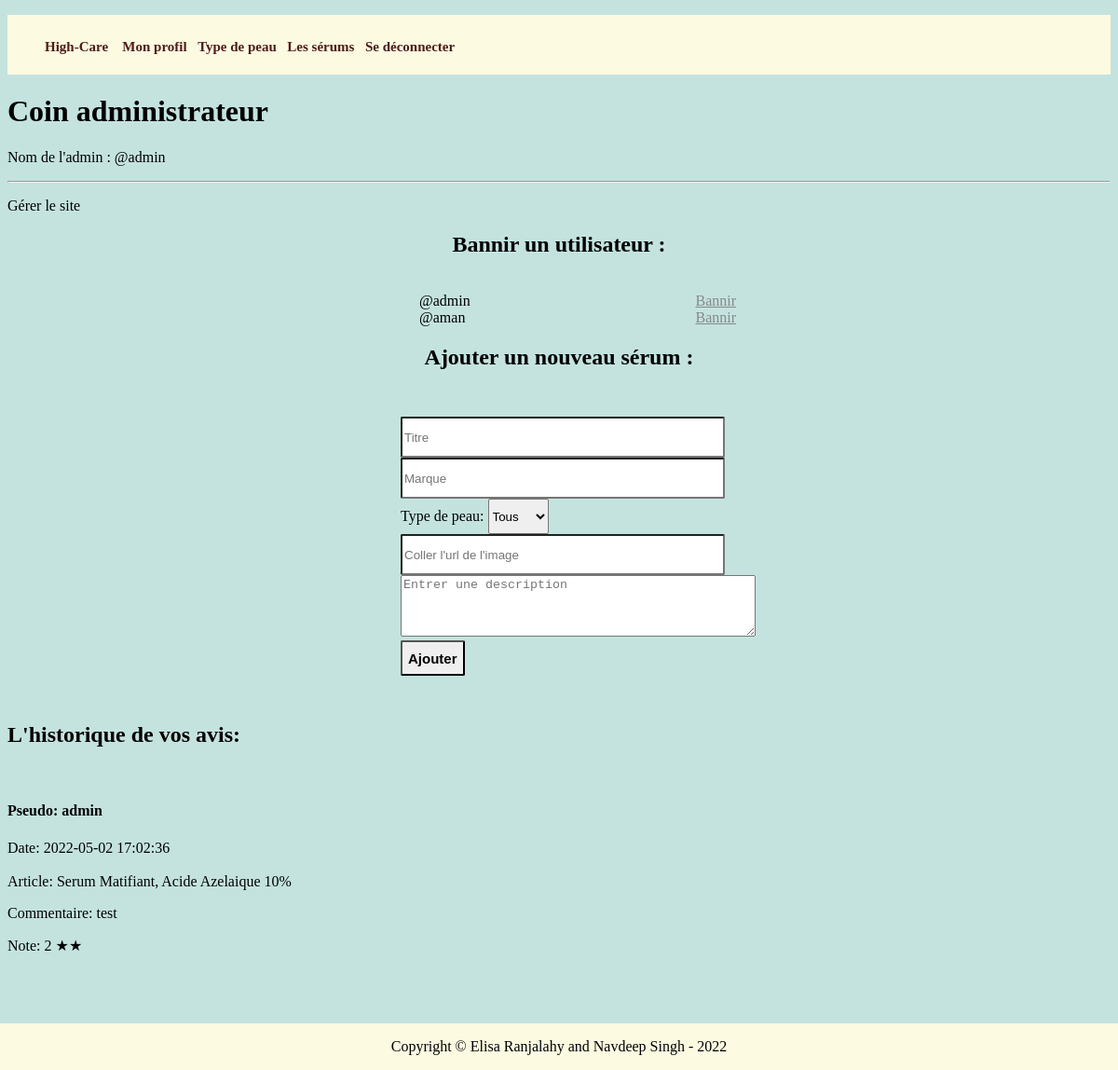
The page /page_admin.php (signed in) on the database its author committed.
### tables this page shows
CREATE TABLE `utilisateurs` (
  `id` int(11) NOT NULL,
  `pseudo` varchar(100) NOT NULL,
  `email` varchar(100) NOT NULL,
  `password` text NOT NULL,
  `ip` varchar(20) NOT NULL,
  `date_inscription` datetime NOT NULL DEFAULT current_timestamp(),
  `admin` int(11) NOT NULL DEFAULT 0
);

CREATE TABLE `avis` (
  `id` int(11) NOT NULL,
  `articleId` int(11) NOT NULL,
  `utilisateurId` int(11) NOT NULL,
  `comment` text NOT NULL,
  `note` int(11) DEFAULT NULL,
  `date` datetime NOT NULL
);

CREATE TABLE `articles` (
  `id` int(11) NOT NULL,
  `titre` varchar(100) NOT NULL,
  `marque` varchar(100) NOT NULL,
  `peau` varchar(100) NOT NULL,
  `description` text NOT NULL,
  `imageUrl` text NOT NULL,
  `date` datetime NOT NULL
);

### functions.php (called while the page is built, shortened)
<?php
function getAllUsers()
{
    require('database.php');
    $req = $bdd->prepare('SELECT * FROM utilisateurs');
    $req->execute();
    $data = $req->fetchAll(PDO::FETCH_OBJ);
    return $data;
}
function getReviewsByUser($id)
{
    require('database.php');
    $req = $bdd->prepare('SELECT * FROM avis INNER JOIN utilisateurs ON utilisateurs.id = avis.utilisateurId INNER JOIN articles ON articles.id = avis.articleId WHERE utilisateurId = ? ORDER BY avis.date DESC');
    $req->execute(array($id));
    $data = $req->fetchAll(PDO::FETCH_OBJ);
    return $data;
}

### page_admin.php (the view, shortened to what this page needs)
<?php
require_once('functions.php');
if($_SESSION['user']['admin'] != 1) {
  header('Location:index.php');
}
else
{
	$utilisateurs = getAllUsers();
  $avisUtilisateur = getReviewsByUser($_SESSION['user']['id']);
}
?>
<!DOCTYPE html>
<html>
  <?php include 'include/head.php';?>
  <body>
    <header>
      <?php include'include/navbarCo.php';?>
    </header>
    <div>
      <h1 class="display-4">Coin administrateur</h1>
      <p>Nom de l'admin : @<?php echo $_SESSION['user']['pseudo']; ?></p>
      <hr/>
      <p>Gérer le site</p>
    </div>
	<center> <h2>Bannir un utilisateur :</h2> </center>
      <ul style="width: 340px; margin:0 auto;">
        <?php foreach($utilisateurs as $utilisateur): ?>
        <li style="display:flex; justify-content:space-between">@<?= $utilisateur->pseudo ?> <a href="bannir.php?id=<?= $utilisateur->id?>">Bannir</a></li>
        <?php endforeach; ?>
      </ul>
  <center> <h2>Ajouter un nouveau sérum :</h2> </center>
  <form action="ajouterArticle.php" method="POST" class="login-form">
                <div class="form-group">
                    <input type="text" name="titre" class="form-control" placeholder="Titre" required="required" autocomplete="off">
                </div>
                <div class="form-group">
                    <input type="text" name="marque" class="form-control" placeholder="Marque" required="required" autocomplete="off">
                </div>
                <div class="form-group">
                <label>Type de peau: </label>
                <select name="peau"  class="form-control">
                 <option value="tous">Tous</option>
                </select>
                </div>
                <div class="form-group">
                    <input type="text" name="imageUrl" class="form-control" placeholder="Coller l'url de l'image" required="required" autocomplete="off">
                </div>
                <div class="form-group">
                <textarea id="description" name="description" rows="4" cols="45" placeholder="Entrer une description" required="required"></textarea>
                </div>
                <div class="form-group">
                    <button type="submit" name="valider" class="btn btn-primary btn-block">Ajouter</button>
                </div>
  </form>
  <h2>L'historique de vos avis: </h2>
	<?php foreach($avisUtilisateur as $avi):   ?>
        <h4>Pseudo: <?= $avi->pseudo ?></h4>
        <time>Date: <?= $avi->date ?></time>
        <br><br>
        <time>Article: <?= $avi->titre ?></time>
        <p>Commentaire: <?= $avi->comment ?></p>
        <?php if($avi->note == null) {
          ?> <p></p> <?php
        }
        else if($avi->note == 1) {
             ?> <p>Note: 1 ★</p> <?php
        }
        else if($avi->note == 2) {
             ?> <p>Note: 2 ★★</p> <?php
        }
        ?>
   <?php endforeach; ?>
    <footer class="footer">
        <p>Copyright &copy; Elisa Ranjalahy and Navdeep Singh - 2022</p>
    </footer>
</body>
</html>

### css/styleindex.css (style rules this page uses)
header { background-color: #fcfae1; }
footer { background-color: #fcfae1; position: fixed; left: 0; bottom: 0; width: 100%; text-align: center; }
body { background-color: #c4e3df; padding-bottom: 100px; }
a { opacity: 0.9; color: grey; }

### page_admin.php (style rules this page uses)
.login-form { width: 340px; margin: 50px auto; }
.form-group input { width: 340px; }
.form-control, .btn { min-height: 38px; border-radius: 2px; }
.btn { font-size: 15px; font-weight: bold; }

### rows shown on the page
utilisateurs: pseudo "admin"
utilisateurs: pseudo "aman"
avis: utilisateurId.pseudo "admin", articleId.date "2022-05-02 17:02:36", articleId.titre "Serum Matifiant, Acide Azelaique 10%", comment "test", note "Note: 2 ★★"

### other values the page prints
$_SESSION['user']['pseudo'] "admin"
